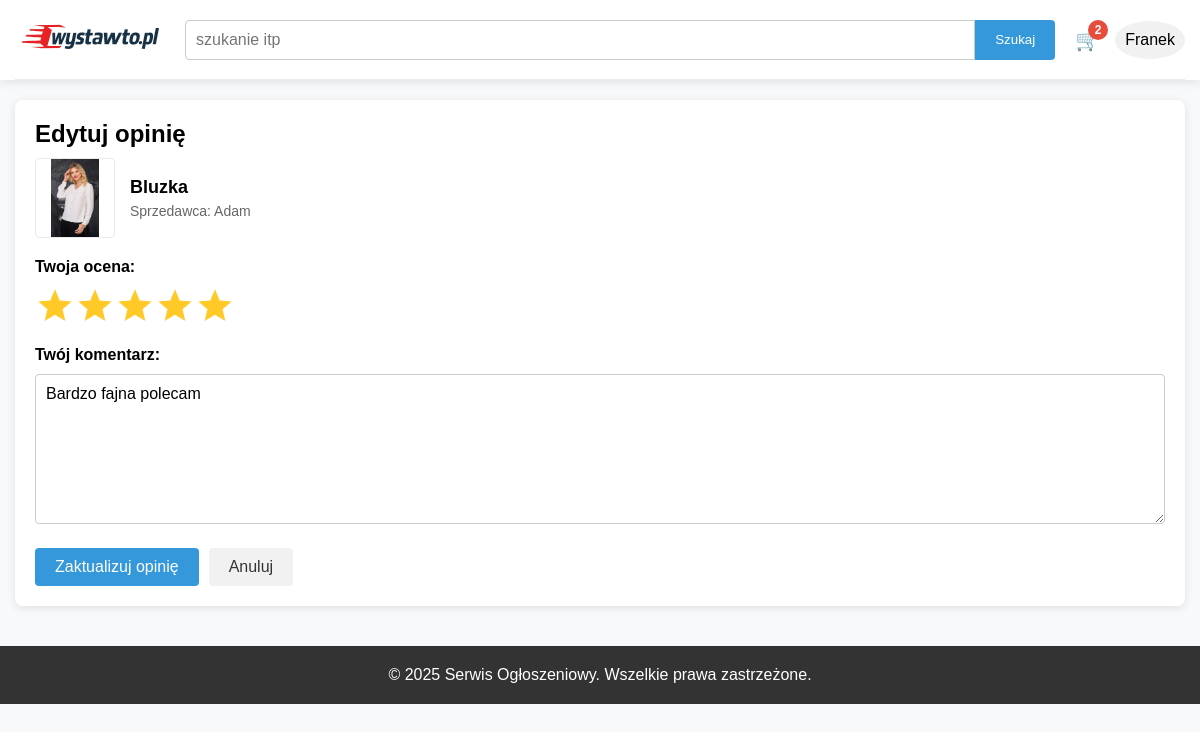
Page /SklepKACZKARP/add-review.php?product=4 (signed in) on the committed database.
### tables this page shows
CREATE TABLE `productimages` (
  `ImageID` int(11) NOT NULL,
  `ProductID` int(11) NOT NULL,
  `ImageURL` varchar(255) NOT NULL,
  `IsPrimary` tinyint(1) DEFAULT 0,
  `UploadDate` datetime DEFAULT current_timestamp()
);

CREATE TABLE `products` (
  `ProductID` int(11) NOT NULL,
  `SellerID` int(11) NOT NULL,
  `CategoryID` int(11) NOT NULL,
  `Title` varchar(100) NOT NULL,
  `Description` text DEFAULT NULL,
  `Price` decimal(10,2) NOT NULL,
  `Quantity` int(11) DEFAULT 1,
  `Condition` enum('new','used','refurbished') NOT NULL,
  `PostedDate` datetime DEFAULT current_timestamp(),
  `Status` enum('active','sold','cancelled') DEFAULT 'active'
);

CREATE TABLE `users` (
  `UserID` int(11) NOT NULL,
  `Username` varchar(50) NOT NULL,
  `Email` varchar(100) NOT NULL,
  `Password` varchar(255) NOT NULL,
  `FirstName` varchar(50) DEFAULT NULL,
  `LastName` varchar(50) DEFAULT NULL,
  `PhoneNumber` varchar(15) DEFAULT NULL,
  `Address` text DEFAULT NULL,
  `RegistrationDate` datetime DEFAULT current_timestamp(),
  `LastLoginDate` datetime DEFAULT NULL,
  `IsActive` tinyint(1) DEFAULT 1,
  `UserRole` enum('regular','admin') DEFAULT 'regular'
);

CREATE TABLE `reviews` (
  `ReviewID` int(11) NOT NULL,
  `ProductID` int(11) NOT NULL,
  `UserID` int(11) NOT NULL,
  `Rating` int(11) NOT NULL CHECK (`Rating` between 1 and 5),
  `Comment` text DEFAULT NULL,
  `ReviewDate` datetime DEFAULT current_timestamp()
);

### SklepKACZKARP/add-review.php (the view, shortened to what this page needs)
<?php
$user_id = $_SESSION['user_id'];
$product_id = (int)$_GET['product'];
$conn = new mysqli("localhost", "root", "", "sklep_internetowy");
$check_sql = "SELECT p.*, u.Username FROM products p
              JOIN users u ON p.SellerID = u.UserID
              WHERE p.ProductID = ? AND p.Status = 'active'";
$stmt = $conn->prepare($check_sql);
$stmt->bind_param("i", $product_id);
$stmt->execute();
$result = $stmt->get_result();
$product = $result->fetch_assoc();
$check_review_sql = "SELECT * FROM reviews WHERE ProductID = ? AND UserID = ?";
$stmt = $conn->prepare($check_review_sql);
$stmt->bind_param("ii", $product_id, $user_id);
$stmt->execute();
$existing_review = $stmt->get_result();
$has_review = $existing_review->num_rows > 0;
$review_data = $has_review ? $existing_review->fetch_assoc() : null;
$is_logged_in = isset($_SESSION['user_id']);
$cart_count = 0;
if ($is_logged_in) {
    $cart_sql = "SELECT SUM(Quantity) as total_items FROM cart WHERE UserID = ?";
    $stmt = $conn->prepare($cart_sql);
    $stmt->bind_param("i", $user_id);
    $stmt->execute();
    $cart_result = $stmt->get_result();
    if ($row = $cart_result->fetch_assoc()) {
        $cart_count = $row['total_items'] ? $row['total_items'] : 0;
    }
}
?>
<!DOCTYPE html>
<html lang="pl">
<head>
</head>
<body>
    <header>
        <div class="container">
            <div class="header-top">
                <div class="logo-area">
                    <a href="dashboard.php"><img src="logo-sklepu.png" alt="logo"></a>
                </div>
                <div class="search-area">
                    <form class="search-form" action="dashboard.php" method="GET">
                        <input type="text" class="search-input" name="query" placeholder="szukanie itp">
                        <button type="submit" class="search-button">Szukaj</button>
                    </form>
                </div>
                <div class="user-area">
                    <?php if ($is_logged_in): ?>
                    <div class="cart-icon" onclick="location.href='cart.php'">
                        🛒 <span class="cart-count" id="cart-count"><?php echo $cart_count; ?></span>
                    </div>
                    <?php endif; ?>
                    <div class="user-icon" onclick="toggleUserMenu()">
                        <?php echo $is_logged_in ? htmlspecialchars($_SESSION['username']) : 'Konto'; ?>
                    </div>
                </div>
            </div>
        </div>
    </header>
    <main class="container">
        <div class="review-container">
            <div class="review-header">
                <h1><?php echo $has_review ? "Edytuj opinię" : "Dodaj opinię"; ?></h1>
                <div class="product-info">
                    <div class="product-image">
                        <?php
                        $img_sql = "SELECT ImageURL FROM productimages WHERE ProductID = ? AND IsPrimary = 1 LIMIT 1";
                        $stmt = $conn->prepare($img_sql);
                        $stmt->bind_param("i", $product_id);
                        $stmt->execute();
                        $img_result = $stmt->get_result();
                        $image_url = "default-product-image.jpg";
                        if ($img_result->num_rows > 0) {
                            $image = $img_result->fetch_assoc();
                            $image_url = $image['ImageURL'];
                        }
                        ?>
                        <img src="<?php echo htmlspecialchars($image_url); ?>" alt="<?php echo htmlspecialchars($product['Title']); ?>">
                    </div>
                    <div class="product-details">
                        <h2><?php echo htmlspecialchars($product['Title']); ?></h2>
                        <div class="product-seller">Sprzedawca: <?php echo htmlspecialchars($product['Username']); ?></div>
                    </div>
                </div>
            </div>
            <form method="POST" action="">
                <div class="form-group">
                    <label class="form-label">Twoja ocena:</label>
                    <div class="star-rating">
                        <label for="star5" title="5 gwiazdek"></label>
                        <label for="star4" title="4 gwiazdki"></label>
                        <label for="star3" title="3 gwiazdki"></label>
                        <label for="star2" title="2 gwiazdki"></label>
                        <label for="star1" title="1 gwiazdka"></label>
                    </div>
                </div>
                <div class="form-group">
                    <label class="form-label" for="comment">Twój komentarz:</label>
                    <textarea id="comment" name="comment" class="comment-area" placeholder="Napisz swoją opinię o produkcie..."><?php echo $has_review ? htmlspecialchars($review_data['Comment']) : ''; ?></textarea>
                </div>
                <div class="form-actions">
                    <button type="submit" class="submit-btn"><?php echo $has_review ? "Zaktualizuj opinię" : "Dodaj opinię"; ?></button>
                    <button type="button" class="cancel-btn" onclick="location.href='product-details.php?id=<?php echo $product_id; ?>'">Anuluj</button>
                </div>
            </form>
        </div>
    </main>
    <footer class="footer">
        <div class="container">
            <p>&copy; 2025 Serwis Ogłoszeniowy. Wszelkie prawa zastrzeżone.</p>
        </div>
    </footer>
</body>
</html>

### SklepKACZKARP/add-review.php (style rules this page uses)
* { margin: 0; padding: 0; box-sizing: border-box; font-family: Arial, sans-serif; }
body { background-color: #f8f9fa; }
.container { max-width: 1200px; margin: 0 auto; padding: 0 15px; }
header { background-color: #fff; box-shadow: 0 2px 10px rgba(0, 0, 0, 0.1); position: relative; }
.header-top { display: flex; justify-content: space-between; align-items: center; padding: 15px 0; border-bottom: 1px solid #eaeaea; }
.logo-area { font-size: 24px; font-weight: bold; }
.search-area { flex-grow: 1; margin: 0 20px; }
.search-form { display: flex; width: 100%; }
.search-input { flex-grow: 1; padding: 10px; border: 1px solid #ccc; border-radius: 4px 0 0 4px; font-size: 16px; }
.search-button { padding: 10px 20px; background-color: #3498db; color: white; border: none; border-radius: 0 4px 4px 0; cursor: pointer; }
.user-area { position: relative; display: flex; align-items: center; gap: 15px; }
.user-icon { cursor: pointer; font-size: 16px; padding: 10px; border-radius: 50%; background-color: #f1f1f1; }
.cart-icon { position: relative; cursor: pointer; font-size: 20px; }
.cart-count { position: absolute; top: -8px; right: -8px; background-color: #e74c3c; color: white; border-radius: 50%; width: 20px; height: 20px; display: flex; justify-content: center; align-items: center; font-size: 12px; font-weight: bold; }
a { text-decoration: none; color: #333; }
.review-container { background-color: #fff; border-radius: 8px; box-shadow: 0 2px 10px rgba(0, 0, 0, 0.1); margin: 20px 0; padding: 20px; }
.review-header { margin-bottom: 20px; }
.review-header h1 { font-size: 24px; margin-bottom: 10px; }
.product-info { display: flex; align-items: center; margin-bottom: 20px; }
.product-image { width: 80px; height: 80px; margin-right: 15px; display: flex; justify-content: center; align-items: center; border: 1px solid #eaeaea; border-radius: 4px; overflow: hidden; }
.product-image img { max-width: 100%; max-height: 100%; object-fit: contain; }
.product-details h2 { font-size: 18px; margin-bottom: 5px; }
.product-seller { color: #666; font-size: 14px; }
.form-group { margin-bottom: 20px; }
.form-label { display: block; margin-bottom: 10px; font-weight: bold; }
.star-rating { display: flex; flex-direction: row-reverse; justify-content: flex-end; margin-bottom: 15px; }
.star-rating label { cursor: pointer; width: 40px; height: 40px; background-repeat: no-repeat; }
.comment-area { width: 100%; padding: 10px; border: 1px solid #ccc; border-radius: 4px; min-height: 150px; resize: vertical; font-size: 16px; }
.submit-btn { padding: 10px 20px; background-color: #3498db; color: white; border: none; border-radius: 4px; cursor: pointer; font-size: 16px; }
.cancel-btn { padding: 10px 20px; background-color: #f1f1f1; color: #333; border: none; border-radius: 4px; cursor: pointer; font-size: 16px; margin-left: 10px; }
.form-actions { display: flex; }
.footer { background-color: #333; color: white; text-align: center; padding: 20px 0; margin-top: 40px; }

### rows in the picture
productimages: ImageURL (picture)
products: Title "Bluzka", SellerID.Username "Adam"
reviews: comment "Bardzo fajna polecam"

### other values in the picture
$cart_count "2"
$_SESSION['username'] "Franek"
